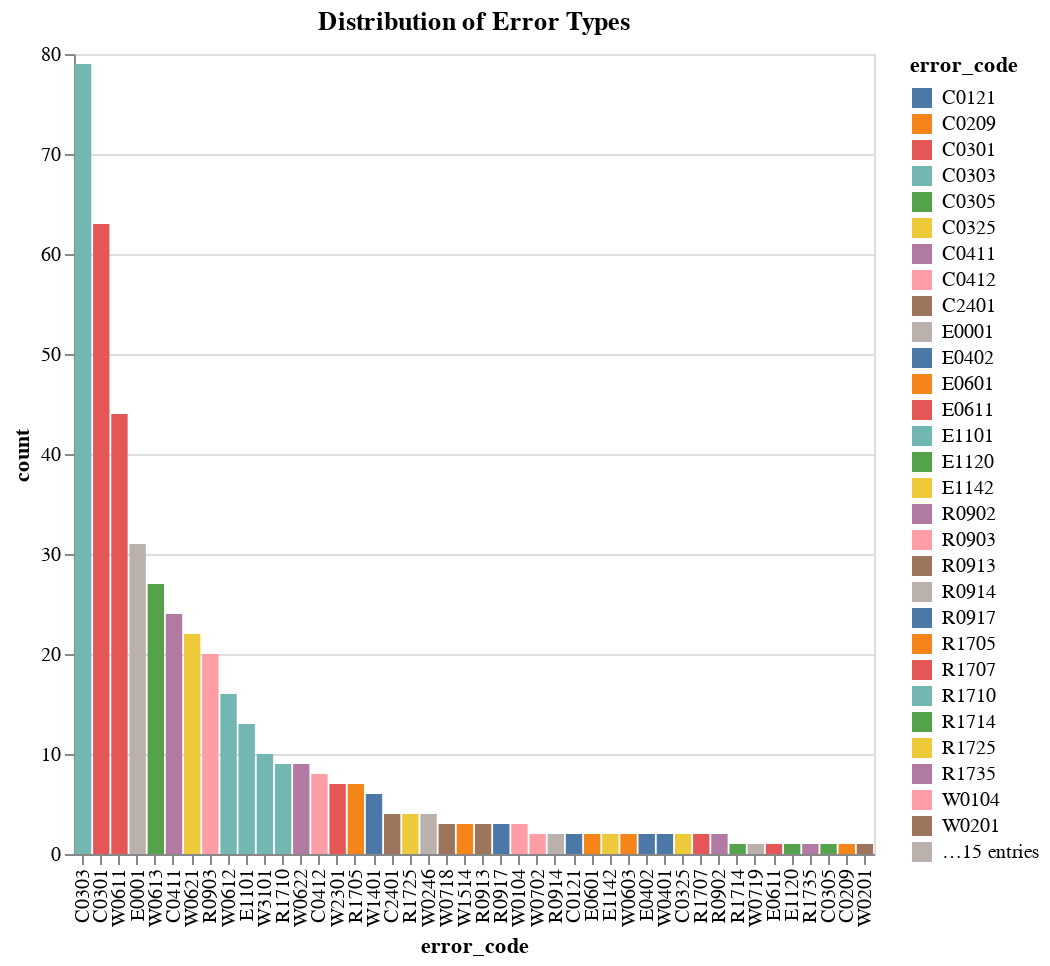

The notebook cell saved with this chart:
### Code cell
# Create bar chart
bar_chart = alt.Chart(error_counts).mark_bar().encode(
    x=alt.X('error_code', sort='-y'),
    y='count',
    color='error_code',
    tooltip=['error_code', 'count']
).properties(
    width=400,
    height=400,
    title='Distribution of Error Types'
)

bar_chart

### Figure 1 — Vega-Lite specification as saved in the notebook (floating-point values rounded to 4 significant figures)
{"config": {"view": {"continuousWidth": 300, "continuousHeight": 300}}, "data": {"name": "data-9e3521526b3d29e42e483f1ed36d4a05"}, "mark": {"type": "bar"}, "encoding": {"color": {"field": "error_code", "type": "nominal"}, "tooltip": [{"field": "error_code", "type": "nominal"}, {"field": "count", "type": "quantitative"}], "x": {"field": "error_code", "sort": "-y", "type": "nominal"}, "y": {"field": "count", "type": "quantitative"}}, "height": 400, "title": "Distribution of Error Types", "width": 400, "$schema": "https://vega.github.io/schema/vega-lite/v5.8.0.json", "datasets": {"data-9e3521526b3d29e42e483f1ed36d4a05": [{"error_code": "C0303", "count": 79}, {"error_code": "C0301", "count": 63}, {"error_code": "W0611", "count": 44}, {"error_code": "E0001", "count": 31}, {"error_code": "W0613", "count": 27}, {"error_code": "C0411", "count": 24}, {"error_code": "W0621", "count": 22}, {"error_code": "R0903", "count": 20}, {"error_code": "W0612", "count": 16}, {"error_code": "E1101", "count": 13}, {"error_code": "W3101", "count": 10}, {"error_code": "R1710", "count": 9}, {"error_code": "W0622", "count": 9}, {"error_code": "C0412", "count": 8}, {"error_code": "W2301", "count": 7}, {"error_code": "R1705", "count": 7}, {"error_code": "W1401", "count": 6}, {"error_code": "C2401", "count": 4}, {"error_code": "R1725", "count": 4}, {"error_code": "W0246", "count": 4}, {"error_code": "W0718", "count": 3}, {"error_code": "W1514", "count": 3}, {"error_code": "R0913", "count": 3}, {"error_code": "R0917", "count": 3}, {"error_code": "W0104", "count": 3}, {"error_code": "W0702", "count": 2}, {"error_code": "R0914", "count": 2}, {"error_code": "C0121", "count": 2}, {"error_code": "E0601", "count": 2}, {"error_code": "E1142", "count": 2}, {"error_code": "W0603", "count": 2}, {"error_code": "E0402", "count": 2}, {"error_code": "W0401", "count": 2}, {"error_code": "C0325", "count": 2}, {"error_code": "R1707", "count": 2}, {"error_code": "R0902", "count": 2}, {"error_code": "R1714", "count": 1}, {"error_code": "W0719", "count": 1}, {"error_code": "E0611", "count": 1}, {"error_code": "E1120", "count": 1}, {"error_code": "R1735", "count": 1}, {"error_code": "C0305", "count": 1}, {"error_code": "C0209", "count": 1}, {"error_code": "W0201", "count": 1}]}}
